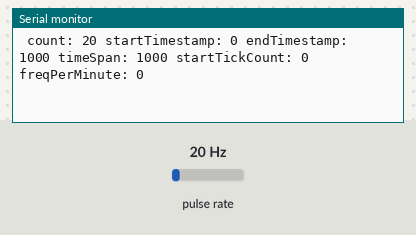
The sketch below on a simulated Arduino Uno, built with avr-gcc and run on an emulated ATmega328P. Parts: the last lines printed to the serial monitor. Wiring (inferred from the names in the program): pulse sensor: data pin 2. Inputs (shaded band) come from the test bench; at power-on: pulse rate 20 Hz.

Above: at 1.2 s.
1.3 s: pulse rate (sensor on pin 2) set to 4 Hz
At 2.6 s:
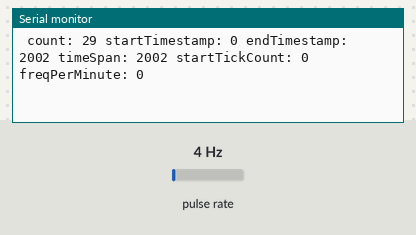
2.8 s: pulse rate (sensor on pin 2) set to 50 Hz
At 3.6 s:
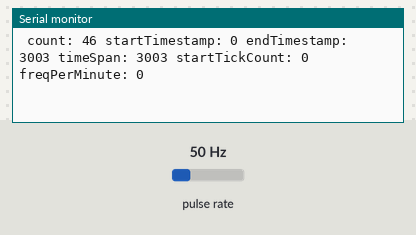
Timing chart, 0 to 5.8 s (numbered marks = the images above; inputs shaded):
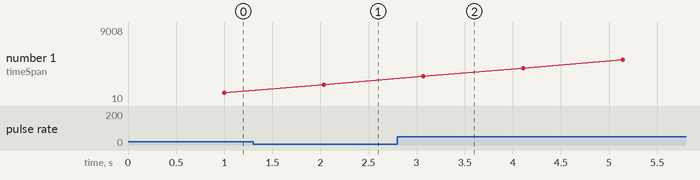

The sketch:

caudalimeter.ino
```cpp
#include "Caudalimeter.h"
#include "Wait.h"

#define CAUDALIMETER_PIN 2
#define WAIT_FOR_LOG_TIME 1000

Caudalimeter caudalimeter(CAUDALIMETER_PIN);
Wait waitforLog(WAIT_FOR_LOG_TIME);

unsigned long startTimestamp;
unsigned int freqPerMinute = 0;
unsigned int startTickCount = 0;

void caudalimeterTick() {
  caudalimeter.tick();
}

void setup() {
  Serial.begin(9600);

  caudalimeter.begin(caudalimeterTick);
  startTimestamp = millis();
}

void loop() {

  const unsigned long endTimestamp = millis();
  const unsigned long timeSpan = endTimestamp - startTimestamp;
  if (timeSpan >= 10 * 1000) {
    const unsigned int endTickCount = caudalimeter.getTickCount();
    freqPerMinute = endTickCount - startTickCount;
    startTickCount = endTickCount;
    startTimestamp = endTimestamp;
  }

  if (waitforLog.done()) {
    noInterrupts();

    Serial.print(" count: ");
    Serial.print(caudalimeter.getTickCount());

    Serial.print(" startTimestamp: ");
    Serial.print(startTimestamp);

    Serial.print(" endTimestamp: ");
    Serial.print(endTimestamp);

    Serial.print(" timeSpan: ");
    Serial.print(timeSpan);

    Serial.print(" startTickCount: ");
    Serial.print(startTickCount);

    Serial.print(" freqPerMinute: ");
    Serial.print(freqPerMinute);

    Serial.println();

    interrupts();
  }

}
```

Caudalimeter.cpp
```cpp
#include "Caudalimeter.h"
#include "Arduino.h"

Caudalimeter::Caudalimeter(const unsigned int pin) {
  _pin = pin;
}

void Caudalimeter::begin(const TickCallback tickCalback) {
  // pull up works with falling
  pinMode(_pin, INPUT_PULLUP);

  // The only way to pass pointer to member function as pointer to functiosn
  // https://isocpp.org/wiki/faq/pointers-to-members#fnptr-vs-memfnptr-types
  attachInterrupt(digitalPinToInterrupt(_pin), tickCalback, FALLING);
}

void Caudalimeter::tick() {
  _tickCount++;
}

unsigned long Caudalimeter::getTickCount() {
  return _tickCount;
}
```

Caudalimeter.h
```cpp
#ifndef Caudalimeter_h
#define Caudalimeter_h

typedef void(*TickCallback)();

class Caudalimeter {
public:
  Caudalimeter(const unsigned int pin);
  void begin(const TickCallback tickCalback);
  void tick();
  unsigned long getTickCount();

private:
  unsigned int _pin;
  unsigned long _tickCount;
};

#endif
```

Wait.cpp
```cpp
#include "Arduino.h"
#include "Wait.h"

Wait::Wait(const unsigned int waitTimeInmillis) {
  _waitTimeForLoopInmillis = waitTimeInmillis;
  _lastLoopTimestamp = 0;
}

const bool Wait::done() {
  const unsigned long nowTimestamp = millis();
  const unsigned long gap = nowTimestamp - _lastLoopTimestamp;
  bool isDone = false;

  if (gap > _waitTimeForLoopInmillis) {
    isDone = true;

    // Update last timestamp so difference between calls is > waitTimeInmillis
    _lastLoopTimestamp = nowTimestamp;
  }

  return isDone;
}
```

Wait.h
```cpp
#ifndef Wait_h
#define Wait_h

class Wait {
public:
  Wait(const unsigned int waitTimeInmillis);
  const bool done();

private:
  unsigned int _waitTimeForLoopInmillis;
  unsigned long _lastLoopTimestamp;
};

#endif
```

Measured:
- after the input at 1.3 s, the serial monitor: prints a new line after 0.74 s (image 1)
- after the input at 2.8 s, the serial monitor: prints a new line after 0.27 s (image 2)
